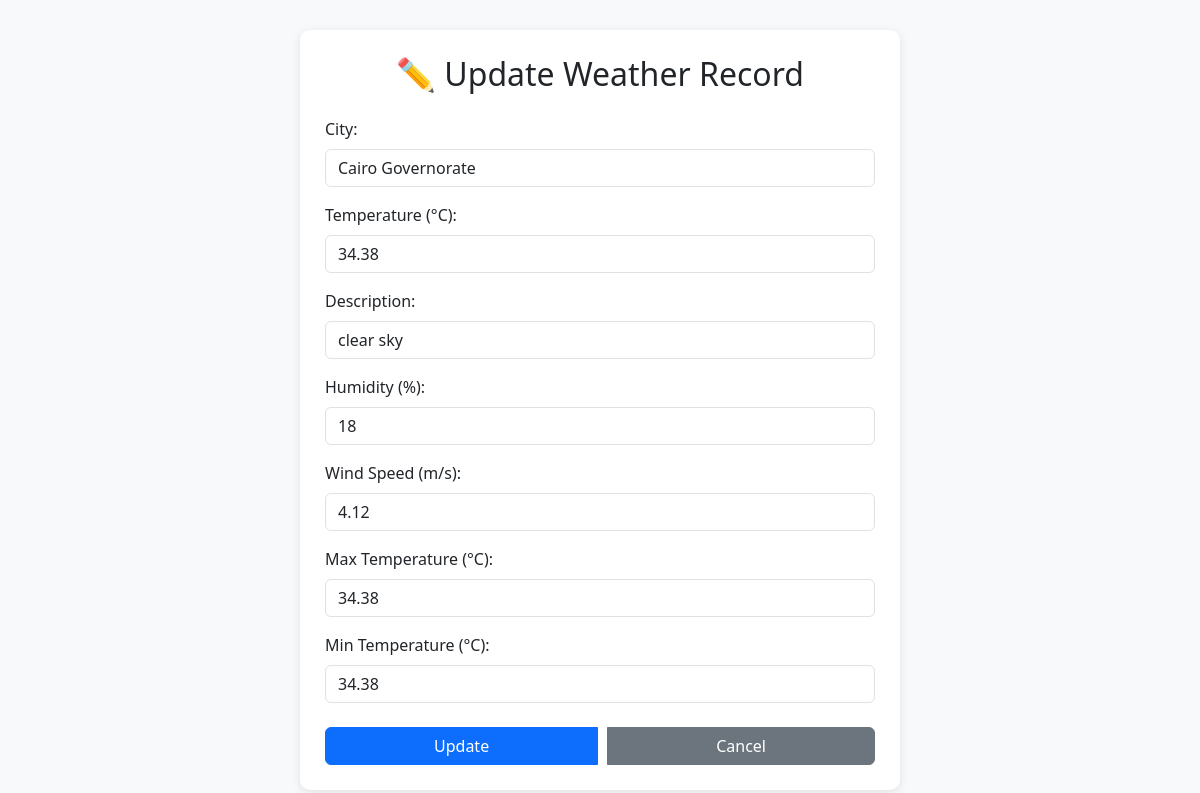
Page /update/3 on the committed database.
### app.py (models this page shows)
class WeatherRecord(db.Model):
    id = db.Column(db.Integer, primary_key=True)
    city = db.Column(db.String(50), nullable=False)
    temperature = db.Column(db.Float, nullable=False)
    description = db.Column(db.String(100), nullable=False)
    humidity = db.Column(db.Integer, nullable=True)
    wind_speed = db.Column(db.Float, nullable=True)
    temp_max = db.Column(db.Float, nullable=True)
    temp_min = db.Column(db.Float, nullable=True)

### app.py (the view, shortened to what this page needs)
@app.route('/update/<int:record_id>', methods=['GET', 'POST'])
def update_record(record_id):
    record = WeatherRecord.query.get_or_404(record_id)
    return render_template('update.html', record=record)

### templates/update.html (shortened to what this page needs)
<!DOCTYPE html>
<html lang="en">
<head>
    <link href="https://cdn.jsdelivr.net/npm/bootstrap@5.3.0/dist/css/bootstrap.min.css" rel="stylesheet">
</head>
<body>
<div class="container">
    <div class="form-container">
        <h2 class="text-center mb-4">✏️ Update Weather Record</h2>
        <form method="POST">
            <div class="mb-3">
                <label class="form-label">City:</label>
                <input type="text" name="city" class="form-control" value="{{ record.city }}" required>
            </div>
            <div class="mb-3">
                <label class="form-label">Temperature (°C):</label>
                <input type="number" step="0.1" name="temperature" class="form-control" value="{{ record.temperature }}" required>
            </div>
            <div class="mb-3">
                <label class="form-label">Description:</label>
                <input type="text" name="description" class="form-control" value="{{ record.description }}" required>
            </div>
            <div class="mb-3">
                <label class="form-label">Humidity (%):</label>
                <input type="number" step="1" min="0" max="100" name="humidity" class="form-control" value="{{ record.humidity or '' }}">
            </div>
            <div class="mb-3">
                <label class="form-label">Wind Speed (m/s):</label>
                <input type="number" step="0.1" name="wind_speed" class="form-control" value="{{ record.wind_speed or '' }}">
            </div>
            <div class="mb-3">
                <label class="form-label">Max Temperature (°C):</label>
                <input type="number" step="0.1" name="temp_max" class="form-control" value="{{ record.temp_max or '' }}">
            </div>
            <div class="mb-4">
                <label class="form-label">Min Temperature (°C):</label>
                <input type="number" step="0.1" name="temp_min" class="form-control" value="{{ record.temp_min or '' }}">
            </div>
            <div class="btn-group">
                <button type="submit" class="btn btn-primary"> Update</button>
                <a href="{{ url_for('records') }}" class="btn btn-secondary"> Cancel</a>
            </div>
        </form>
    </div>
</div>
</body>
</html>

### templates/update.html (style rules this page uses)
body { background-color: #f8f9fa; font-family: 'Segoe UI', sans-serif; }
.form-container { max-width: 600px; margin: 30px auto; background-color: #fff; padding: 25px; border-radius: 10px; box-shadow: 0 2px 10px rgba(0,0,0,0.1); }
.form-label { font-weight: 500; }
.btn-group { display: flex; gap: 10px; }

### rows in the picture
WeatherRecord: city "Cairo Governorate", temperature "34.38", description "clear sky", humidity "18", wind_speed "4.12", temp_max "34.38", temp_min "34.38"
